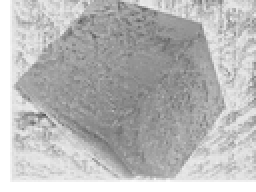
%> input picture matlab_scripts/data2.png, 128 x 96 px, shrunk from 640 x 480 before the run (shown 2 times larger)
$ octave algorithm_withdata.m   (GNU Octave 9; MATLAB toolbox functions it lacks are replaced by stand-ins)
%> lines starting %> are read from the running program, lines starting %| are printed output that depends on the picture
%% INITIALIZATION

clc
clear

%image
image=imread("./data2.png");
%> image is the input picture: size 96x128 uint8; min 87, max 255, mean 184.3
I = im2double(image);

filter_x_=  [0 0 0;
            1 -2 1;
            0 0 0];

filter_y_= [0 1 0;
            0 -2 0;
            0 1 0];

filter_x=  [1 2 1;
            0 0 0;
            -1 -2 -1];

filter_y= [1 0 -1;
           2 0 -2;
           1 0 -1];


d=I;
a=I;
q=zeros(2*size(d,1),2*size(d,2));

% sigma_q = 0.000347;

sigma_q0 = 0.1;
sigma_d0 = 0.1;
sigma_q = sigma_q0;
sigma_d = sigma_d0;
eps=0.0001;
theta=1;
theta_end=0.00001;
beta=0.001;
% beta=0.0001;
lambda=0;
a_=1;
b_=0;
syms a b real
%> (this line was passed over: syms is not available in this run)

%% ALGORITHM

n=0;
tic
grad=[];
r=0.99;

disp("norm d 0: ")
disp(norm(d))
%| 81.353

mode='sobel';
% mode='intermediate';
while theta>theta_end

    Gx = imfilter(d, filter_x);
    Gy = imfilter(d, filter_y);
    Gx_ = imfilter(d, filter_x_);
    Gy_ = imfilter(d, filter_y_);

%     [Gx, Gy] = imgradientxy(d,mode);
%     [Gx_, Gy_] = imgradientxy(d,"intermediate");
    grad= [Gx Gy; Gx_ Gy_];
%     grad= [Gx+Gx_ Gy+Gy_];


    %q next
    q_next=(q+sigma_q*grad)/(1+sigma_q*eps);
%     q_next=(sigma_q*grad)/(1+sigma_q*eps);
%     max_q_next=norm(q_next);
    max_q_next=max(abs(q_next(:)));
    if max_q_next<1
        max_q_next=1;
    end
    q_next=q_next/max_q_next;

    Qx= q_next(1:(size(q_next,1)/2), 1:(size(q_next,2)/2));
    Qy= q_next(1:(size(q_next,1)/2), (size(q_next,2)/2)+1:size(q_next,2));
    Qx_= q_next( (size(q_next,1)/2)+1:size(q_next,1), 1:(size(q_next,2)/2));
    Qy_= q_next( (size(q_next,1)/2)+1:size(q_next,1), (size(q_next,2)/2)+1:size(q_next,2));

    Dx = imfilter(Qx, filter_x);
    Dy = imfilter(Qy, filter_y);
    Dx_ = imfilter(Qx_, filter_x_);
    Dy_ = imfilter(Qy_, filter_y_);

% [4 lines of commented-out code are left out]

    div=(a_*Dx+a_*Dy-b_*Dx_-b_*Dy_);
% [7 lines of commented-out code are left out]
    d_next=(d+sigma_d*((div)+(1/theta)*d))/(1+(sigma_d/theta));

%     if n==5
%         break
%     end

    %update
    theta=theta*(1-beta*n);
    q=q_next;
    d=d_next;
    n=n+1;

    sigma_q=sigma_q0/r^n;
    sigma_d=sigma_d0*r^n;

% [7 lines of commented-out code are left out]
    disp("sobel d norm: ")
    disp(norm(grad))
% [6 lines of commented-out code are left out]

    imshow(d);
%     imshow(grad);
    drawnow;
    while (true)
        w = waitforbuttonpress;
        if w
            break;
        end
    end
end
%> this loop made 149 passes
%| 58.128
%| 50.270
%| 40.703
%| 37.204
%| 40.853
%| 47.313
%| 52.355
%| 56.146
%> (further printed lines are left out)
%> pass 1, `Gx = imfilter(d, filter_x);`:
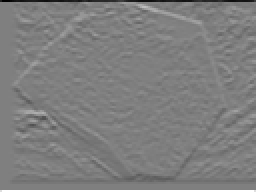
%> Gx: size 96x128 double (shown 2 times larger); min -4, max 4, mean -0.00928; drawn with min black and max white
%> pass 1, `Gy = imfilter(d, filter_y);`:
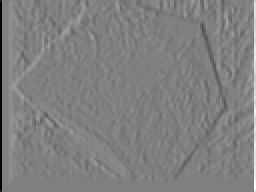
%> Gy: size 96x128 double (shown 2 times larger); min -4, max 4, mean 0.00784; drawn with min black and max white
%> pass 1, `Gx_ = imfilter(d, filter_x_);`:
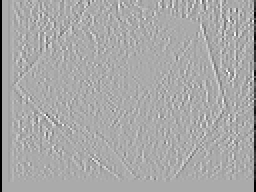
%> Gx_: size 96x128 double (shown 2 times larger); min -1, max 0.494, mean -0.0137; drawn with min black and max white
%> pass 1, `Gy_ = imfilter(d, filter_y_);`:
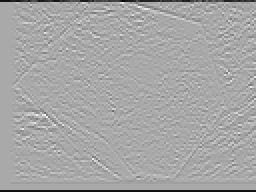
%> Gy_: size 96x128 double (shown 2 times larger); min -1.12, max 0.569, mean -0.0185; drawn with min black and max white
%> after the loop, n = 149; theta = 9.02e-06
timeElapsed = toc
n
%> n = 149
